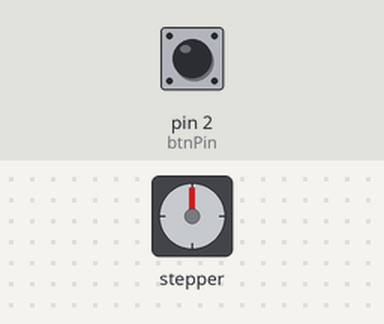
Simulated run of this sketch. Board: Arduino Uno, built with avr-gcc and run on an emulated ATmega328P. On the bench: stepper motor. Inputs (shaded band) come from the test bench; at power-on: pin 2 (btnPin) HIGH. Stepper angles assume 200 steps per turn.

Above: at 1.2 s.
1.3 s: pin 2 (btnPin) pulled LOW for 0.15 s
At 1.95 s:
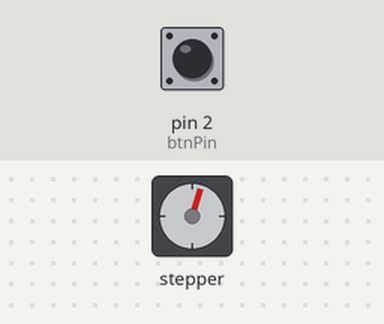
4.3 s: pin 2 (btnPin) pulled LOW for 1 s
At 5.0 s:
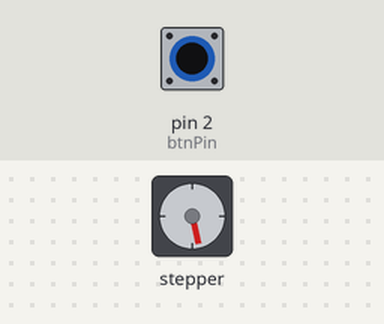
6.8 s: pin 2 (btnPin) pulled LOW for 0.15 s
At 7.45 s:
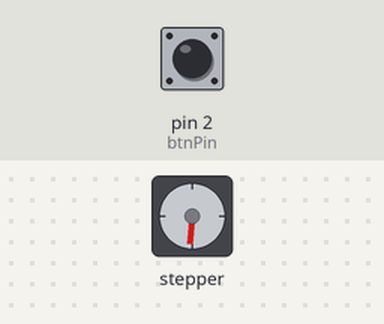
Timing chart, 0 to 18.8 s (numbered marks = the images above; inputs shaded):
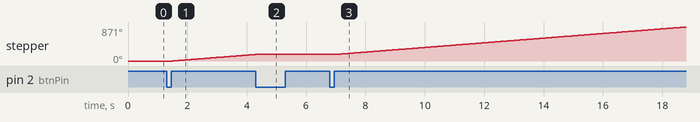

Measured:
- after the input at 1.3 s, stepper: keeps turning clockwise at about 60°/s, starting after 0.20 s
- after the input at 4.3 s, stepper: stops changing and stays 167°
- after the input at 6.8 s, stepper: keeps turning clockwise at about 60°/s, starting after 0.20 s

The sketch:

sketch.ino
```cpp
#include <Stepper.h>

const int stepsPerRev = 200;
Stepper myStepper(stepsPerRev, 8, 9, 10, 11);

const int btnPin = 2;
bool isRunning = false;    // by default, motor tidak berjalan
bool lastBtnState = HIGH;

void setup() {
  pinMode(btnPin, INPUT_PULLUP);
  myStepper.setSpeed(10);
}

void loop() {
  bool currentBtnState = digitalRead(btnPin);

  if (currentBtnState == LOW && lastBtnState == HIGH) {
    isRunning = !isRunning;
    delay(200);
  }
  lastBtnState = currentBtnState;

  if (isRunning) {
    myStepper.step(1);
  }
}
```
